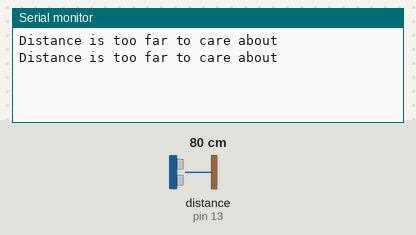
Bench run of a sketch on a simulated Arduino Uno, built with avr-gcc and run on an emulated ATmega328P. Shown: the last lines printed to the serial monitor. Inputs (shaded band) come from the test bench; at power-on: distance to the obstacle (sensor on pin 13) 80 cm. The echo pulse lasts 58.3 µs per cm.

Above: at 1.8 s.
1.9 s: distance to the obstacle (sensor on pin 13) set to 16 cm
At 2.8 s:
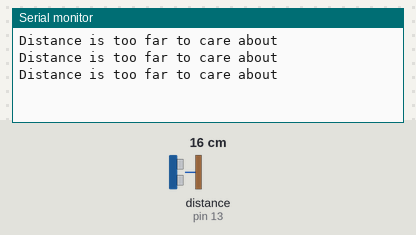
3.4 s: distance to the obstacle (sensor on pin 13) set to 13 cm
At 4.5 s:
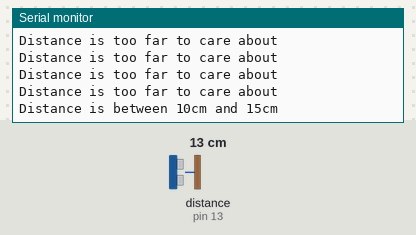
6.5 s: distance to the obstacle (sensor on pin 13) set to 6 cm
At 7.8 s:
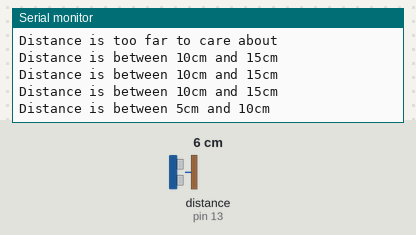
8.0 s: distance to the obstacle (sensor on pin 13) set to 3 cm
At 8.8 s:
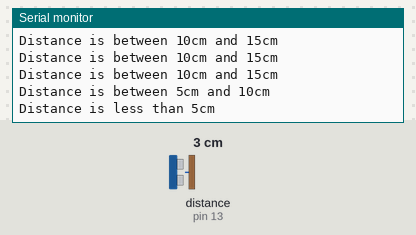

The sketch:

ultrasonic_example.ino
```cpp
/**
 * Author: Braden Corbold - Level IV Mechatronics McMaster University
 * Date: 05/03/2018
 */

#include <NewPing.h> // This type of import is used for using libraries that have been imported to the
                        // arduino library. This is the recomended way since you don't have to have the
                        // source files in your project.
#include "ultrasonic_example.h" // This is another way to import files however the file MUST exist in the
                                // project folder in order for it to be loaded. This is great for header
                                // files like this since we can define things like enums ahead of time to
                                // keep our code nice and clean. If you have written a c++ class that
                                // like to use for only this project.

const unsigned int TRIGGER_PIN = 12; // transmition pin (it will output a pulse to the sensor)
const unsigned int ECHO_PIN = 13; // receiving pin (it will read the output from the sensor)
const unsigned int MAX_DISTANCE = 100; // maximum distance that the sensor will look for in cm

// Creates an NewPing object. This uses the imported library to
// handle everything needed in order to read a distance. When you
// call ping_cm() on it, it will send a pulse through TRIGGER_PIN
// and wait for readings on the ECHO_PIN. Once it has the values it will
// return an integer of the CMs to the detected object.
// If you'd like to look more into how it works check out the source
// code in the library, it's pretty straight forward.
NewPing leftSonar(TRIGGER_PIN, ECHO_PIN, MAX_DISTANCE);

void setup() {
  pinMode(TRIGGER_PIN, OUTPUT); // needs to be an output in order to send a pulse to the sensor
  pinMode(ECHO_PIN, INPUT); // needs to be an input in order to receive values from the sensor

  Serial.begin(9600);
}

void loop() { // Using local methods to keep our loop() easy to read
  printUltrasonicDistance();
  delay(1000);
}

void printUltrasonicDistance() {
  int distance = leftSonar.ping_cm();  // The NewPing library takes care of all of the timing needed
  Range range = cmToEnum(distance);    // to read the distance. You can always look into the source code to see
                                       // how it is implemented. With enough time and calibration you may
                                       // be able to get more acurate readings using your own
                                       // implementation.

  // You can use switch statements in your code just like in c++ Hint: Maybe this could be useful
  // for designing your logic?
  switch (range) {
    case LESS_THAN_5:
      Serial.println("Distance is less than 5cm");
      break;
    case LESS_THAN_10:
      Serial.println("Distance is between 5cm and 10cm");
      break;
    case LESS_THAN_15:
      Serial.println("Distance is between 10cm and 15cm");
      break;
    default:
      Serial.println("Distance is too far to care about");
  }
}

Range cmToEnum(int distance) { // Just a conversion method to make the distances nice to work with when
  if (distance < 5) {          // in the switch-case
    return LESS_THAN_5;
  } else if (distance < 10) {
    return LESS_THAN_10;
  } else if (distance < 15) {
    return LESS_THAN_15;
  } else {
    return TOO_FAR;
  }
}
```

ultrasonic_example.h
```cpp
/**
 * Author: Braden Corbold - Level IV Mechatronics McMaster University
 * Date: 01/02/2017
 */

enum Range {   // We use the header file so that define things like enums ahead of time.
  LESS_THAN_5, // Hint: What else could be put into an enum to make our lives easier?
  LESS_THAN_10,
  LESS_THAN_15,
  TOO_FAR
};
```

Measured:
- the behaviour switches between 15 and 14 cm on distance to the obstacle (sensor on pin 13) (found by bisection; images 1 and 2)
- the behaviour switches between 5 and 4 cm on distance to the obstacle (sensor on pin 13) (found by bisection; images 3 and 4)
- after the input at 3.4 s, the serial monitor: prints a new line after 0.62 s (image 2)
- after the input at 6.5 s, the serial monitor: prints a new line after 0.52 s (image 3)
- after the input at 8.0 s, the serial monitor: prints a new line at once (image 4)
